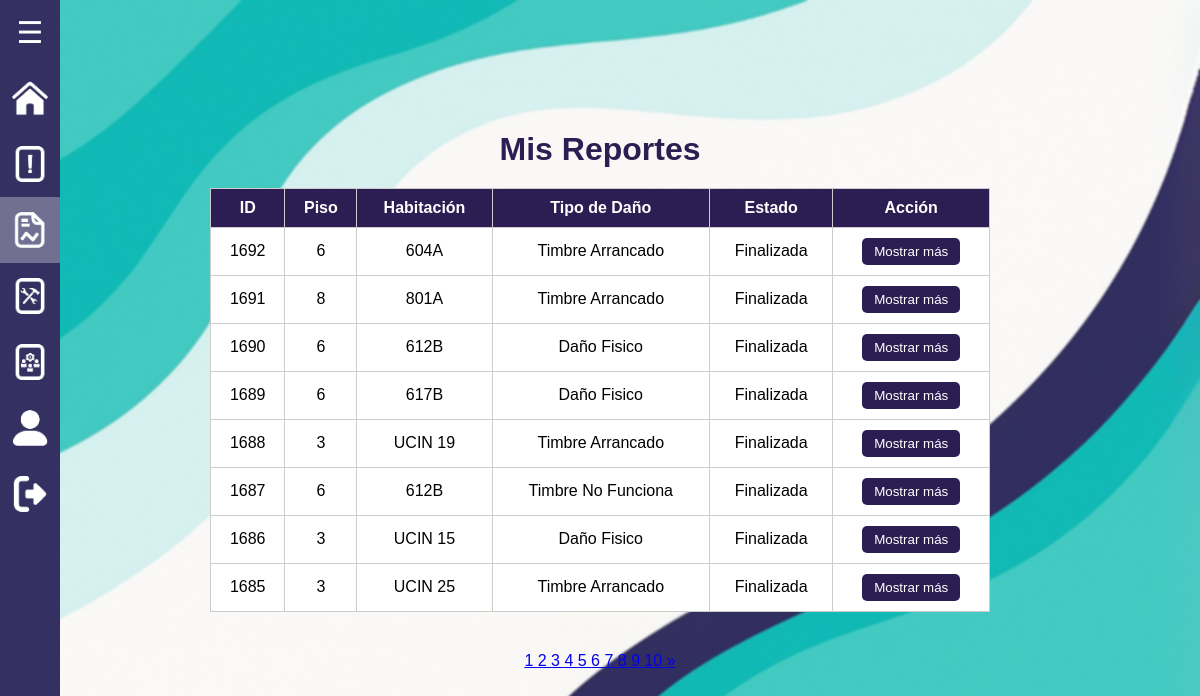
Page /roles/administrador_reportes/consultar_reportes.php?pagina=3 (signed in) on the committed database.
### tables this page shows
CREATE TABLE `reportes` (
  `id` int(11) NOT NULL,
  `usuario_id` int(11) NOT NULL,
  `piso` int(11) NOT NULL,
  `habitacion` varchar(10) DEFAULT NULL,
  `reporte` text NOT NULL,
  `tipo_dano` varchar(255) NOT NULL,
  `fecha` timestamp NOT NULL DEFAULT current_timestamp(),
  `estado` varchar(50) DEFAULT 'Ingresada',
  `respuesta` text DEFAULT NULL,
  `fecha_creacion` datetime DEFAULT current_timestamp(),
  `fecha_respuesta` datetime DEFAULT NULL,
  `imagen_antes` longblob DEFAULT NULL,
  `imagen_despues` longblob DEFAULT NULL,
  `respondido_por` int(11) DEFAULT NULL
);

### roles/administrador_reportes/consultar_reportes.php (the view, shortened to what this page needs)
<?php
$usuario_id = $_SESSION['id'];
$pdo = new PDO("mysql:host=localhost;dbname=cnl_report", 'root', '');
$pdo->setAttribute(PDO::ATTR_ERRMODE, PDO::ERRMODE_EXCEPTION);
$porPagina = 8;
$pagina = isset($_GET['pagina']) ? max(1, intval($_GET['pagina'])) : 1;
$inicio = ($pagina - 1) * $porPagina;
$sql = "SELECT * FROM reportes WHERE usuario_id = ? ORDER BY id DESC LIMIT $inicio, $porPagina";
$stmt = $pdo->prepare($sql);
$stmt->execute([$usuario_id]);
$reportes = $stmt->fetchAll(PDO::FETCH_ASSOC);
$sqlTotal = "SELECT COUNT(*) FROM reportes WHERE usuario_id = ?";
$stmtTotal = $pdo->prepare($sqlTotal);
$stmtTotal->execute([$usuario_id]);
$totalRegistros = $stmtTotal->fetchColumn();
$totalPaginas = ceil($totalRegistros / $porPagina);
?>
<!DOCTYPE html>
<html lang="es">
<head>
    <link rel="stylesheet" href="../../css/estilos.css">
    <link rel="stylesheet" href="../../css/consulta_reportes.css">
</head>
<body>
    <?php include '../../menu_lateral/menu2.php'; ?>
    <h1>Mis Reportes</h1>
    <table>
        <thead>
            <tr>
                <th>ID</th>
                <th>Piso</th>
                <th>Habitación</th>
                <th>Tipo de Daño</th>
                <th>Estado</th>
                <th>Acción</th>
            </tr>
        </thead>
        <tbody>
        <?php foreach ($reportes as $reporte): ?>
            <tr>
                <td><?= $reporte['id'] ?></td>
                <td><?= htmlspecialchars($reporte['piso']) ?></td>
                <td><?= htmlspecialchars($reporte['habitacion']) ?></td>
                <td><?= htmlspecialchars($reporte['tipo_dano']) ?></td>
                <td><?= htmlspecialchars($reporte['estado']) ?></td>
                <td>
                    <button class="btn-ver" onclick="abrirModal(<?= $reporte['id'] ?>)">Mostrar más</button>
                </td>
            </tr>
        <?php endforeach; ?>
        </tbody>
    </table>
<?php
$maxLinks = 10;
$bloqueActual = ceil($pagina / $maxLinks);
$inicio = ($bloqueActual - 1) * $maxLinks + 1;
$fin = min($inicio + $maxLinks - 1, $totalPaginas);
?>
<div class="paginacion">
    <?php for ($i = $inicio; $i <= $fin; $i++): ?>
        <a href="?<?= http_build_query(array_merge($_GET, ['pagina' => $i])) ?>"
           class="<?= $i == $pagina ? 'pagina-actual' : '' ?>">
           <?= $i ?>
        </a>
    <?php endfor; ?>
    <?php if ($fin < $totalPaginas): ?>
        <a href="?<?= http_build_query(array_merge($_GET, ['pagina' => $fin + 1])) ?>">&raquo;</a>
    <?php endif; ?>
</div>
</body>
</html>

### css/estilos.css (style rules this page uses)
* { margin: 0; padding: 0; box-sizing: border-box; font-family: Arial, sans-serif; }
body { display: flex; }

### css/consulta_reportes.css (style rules this page uses)
body { margin: 0; font-family: 'Segoe UI', Tahoma, Geneva, Verdana, sans-serif; background: url('../images/fondo_PC.png') no-repeat center center fixed; background-size: cover; backdrop-filter: blur(1px); color: #000000; display: flex; flex-direction: column; align-items: center; justify-content: center; height: 100vh; }
h1 { color: #2C1E53; margin-top: 0px; margin-bottom: 20px; }
table { width: 65%; background-color: white; border-collapse: collapse; margin-bottom: 40px; }
th, td { border: 1px solid #ccc; padding: 10px; text-align: center; }
th { background-color: #2C1E53; color: white; }
.btn-ver { background-color: #2C1E53; color: white; padding: 6px 12px; border: none; border-radius: 5px; cursor: pointer; }
.paginacion { color: black; }

### rows in the picture
reportes: id "1692", piso "6", habitacion "604A", tipo_dano "Timbre Arrancado", estado "Finalizada"
reportes: id "1691", piso "8", habitacion "801A", tipo_dano "Timbre Arrancado", estado "Finalizada"
reportes: id "1690", piso "6", habitacion "612B", tipo_dano "Daño Fisico", estado "Finalizada"
reportes: id "1689", piso "6", habitacion "617B", tipo_dano "Daño Fisico", estado "Finalizada"
reportes: id "1688", piso "3", habitacion "UCIN 19", tipo_dano "Timbre Arrancado", estado "Finalizada"
reportes: id "1687", piso "6", habitacion "612B", tipo_dano "Timbre No Funciona", estado "Finalizada"
reportes: id "1686", piso "3", habitacion "UCIN 15", tipo_dano "Daño Fisico", estado "Finalizada"
reportes: id "1685", piso "3", habitacion "UCIN 25", tipo_dano "Timbre Arrancado", estado "Finalizada"
